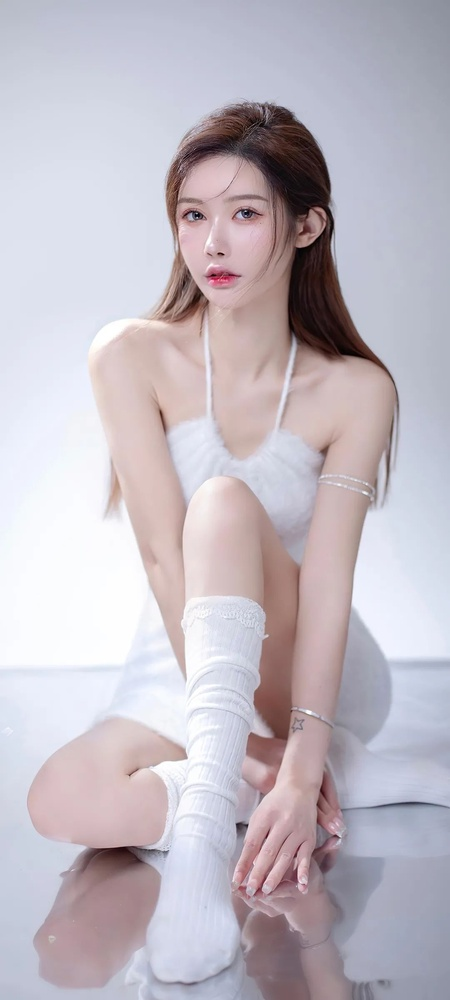
#> input picture python_opencv/datas/pictures/20211107105519.jpg, 450 x 1000 px, shrunk from 1080 x 2400 before the run
$ python 005_face_detection.py
#> lines starting #> are read from the running program, lines starting #| are printed output that depends on the picture; after the words box and inside, x2 and y2 are one past the last pixel; in counts of white or black regions, pixels touching at a corner belong together
#> further down, img is the input picture: shape (1000, 450, 3); mean B, G, R 195, 186.3, 193.4
#!/usr/bin/env python
# encoding: utf-8
'''
@File  : 005_face_detection.py
@Date  : 2021/11/7 12:06
@Author: Cxs
@Email: Cxs1103@163.com
@Desc  :
'''
# 导入cv模块
import cv2.cv2 as cv

# 人脸检测函数
def face_detect_demo():
    gary = cv.cvtColor(img, cv.COLOR_BGR2GRAY)
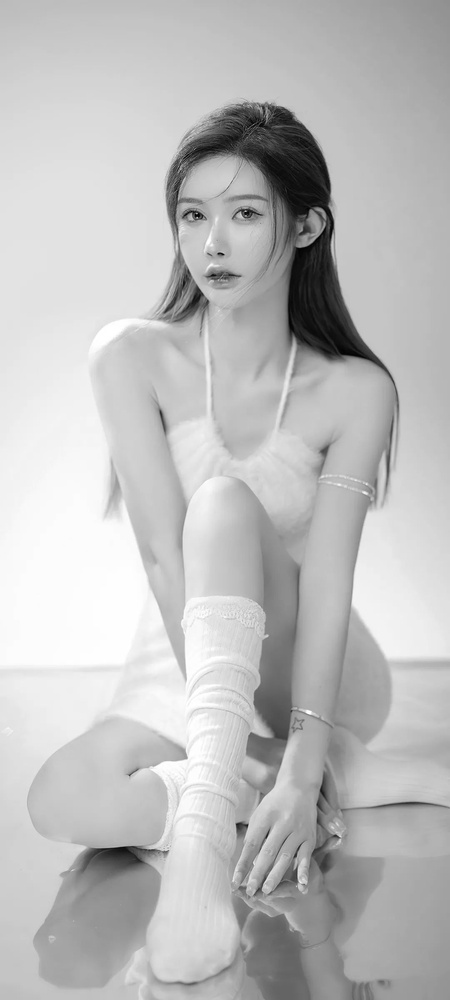
#> gary: shape (1000, 450); min 1, max 255, mean 189.4
    face_detect = cv.CascadeClassifier(
        'D:/Program Files/Python3.7/Lib/site-packages/cv2/data/haarcascade_frontalface_alt2.xml')
    face = face_detect.detectMultiScale(gary,1.01,5,0,(100,100),(300,300))
#> face = [[148, 159, 145, 145], [208, 162, 134, 134]]
    for x, y, w, h in face:
        cv.rectangle(img, (x, y), (x + w, y + h), color=(0, 0, 255), thickness=2)
#> this loop made 2 passes
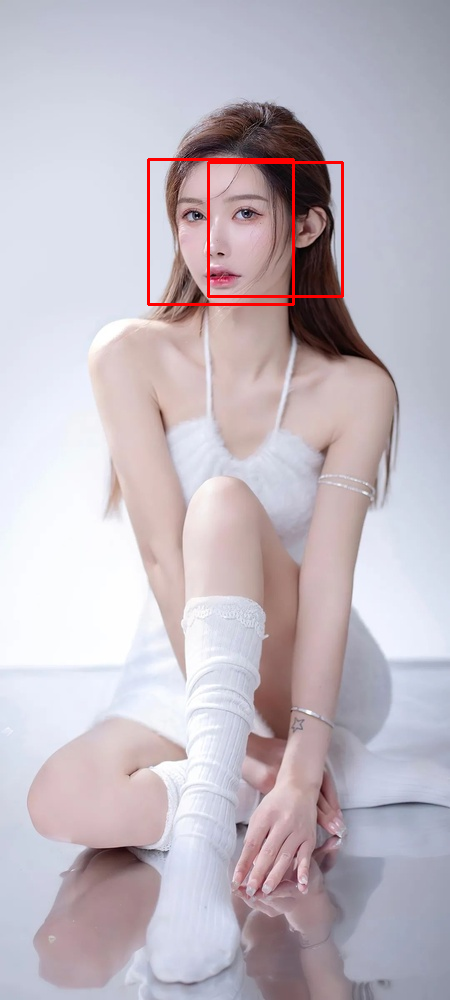
#> img: shape (1000, 450, 3); 0.74% of pixels changed, all inside (x1, y1, x2, y2) = (147, 158, 344, 306)
    cv.imshow('result', img)


# 读取图片
# img = cv.imread('./datas/pictures/20211107110136.png')
img = cv.imread('./datas/pictures/20211107105519.jpg')

# 调用检测函数
face_detect_demo()

# 等待
while True:
    if ord('q') == cv.waitKey(0):
#> (key q is pressed here)
        break

# 释放内存
cv.destroyAllWindows()

$ run again, with python_opencv/datas/pictures/20211107110136.png saved as python_opencv/datas/pictures/20211107105519.jpg
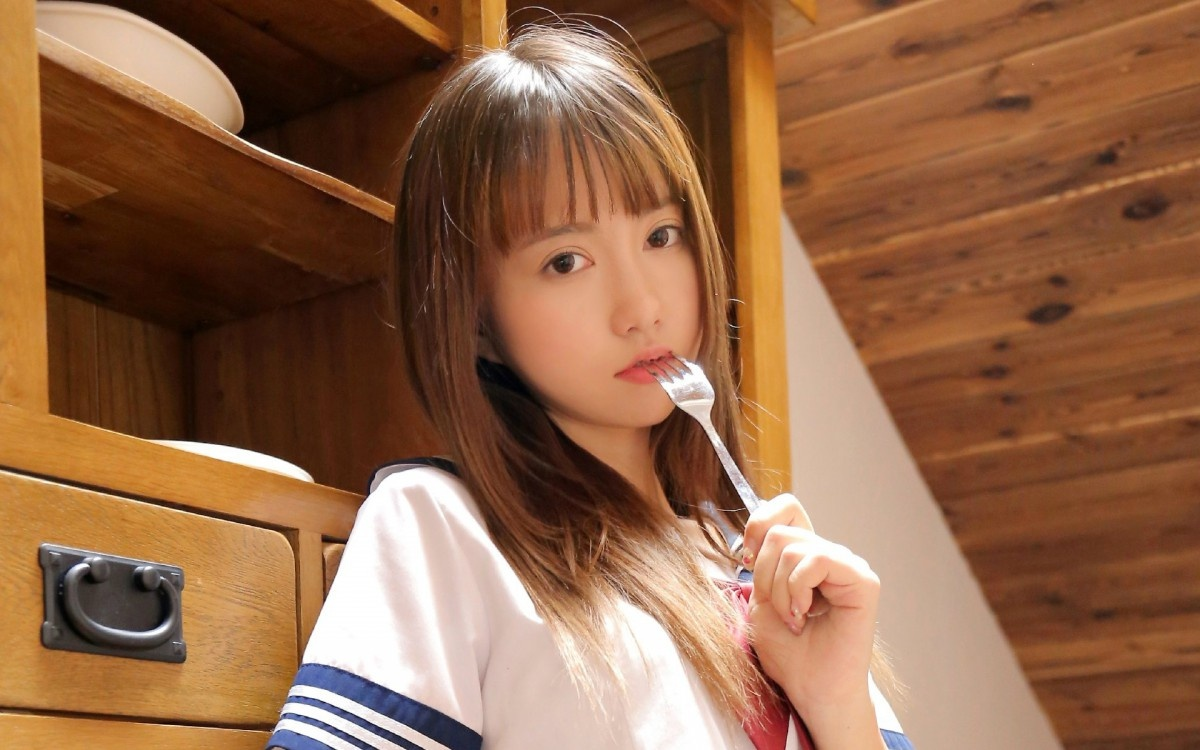
#> input picture python_opencv/datas/pictures/20211107110136.png, 1200 x 750 px
#> img is the input picture: shape (750, 1200, 3); mean B, G, R 72.1, 101.8, 146
#> in face_detect_demo, `gary = cv.cvtColor(img, cv.COLOR_BGR2GRAY)`:
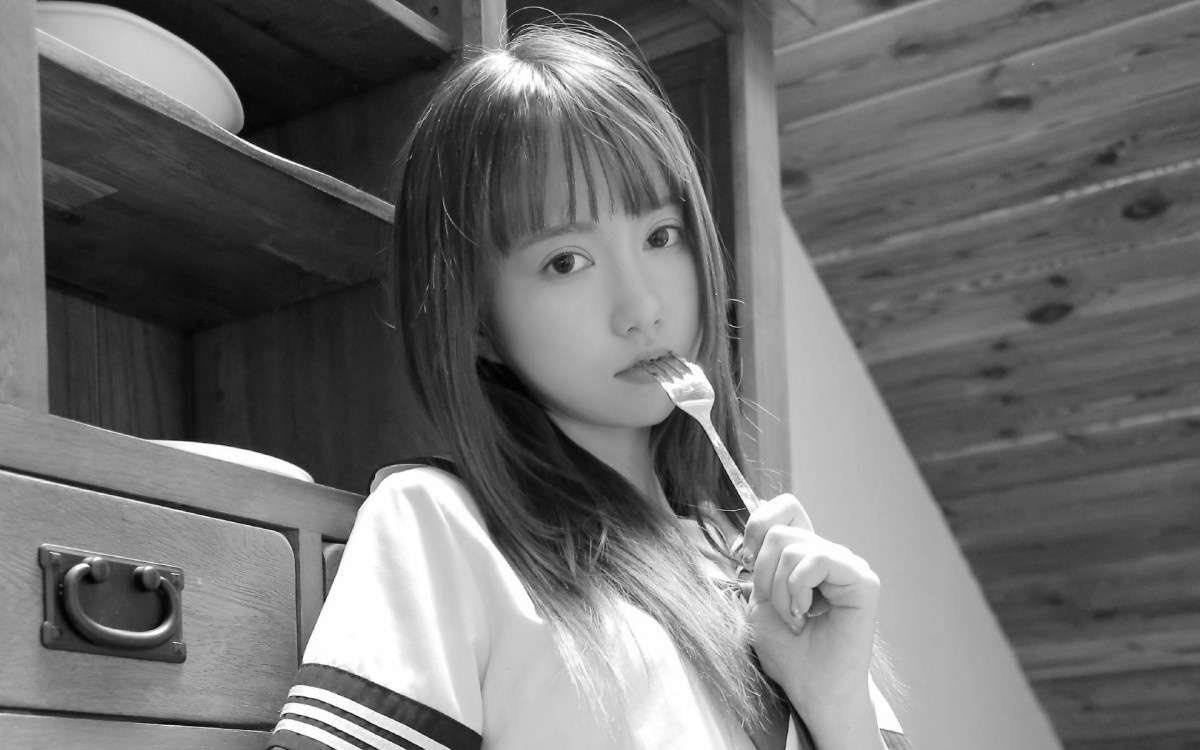
#> gary: shape (750, 1200); min 1, max 255, mean 111.7
#> face = [[493, 164, 262, 262]]
#> the loop in face_detect_demo, `for x, y, w, h in face:` made 1 pass
#> after the loop in face_detect_demo, `for x, y, w, h in face:`:
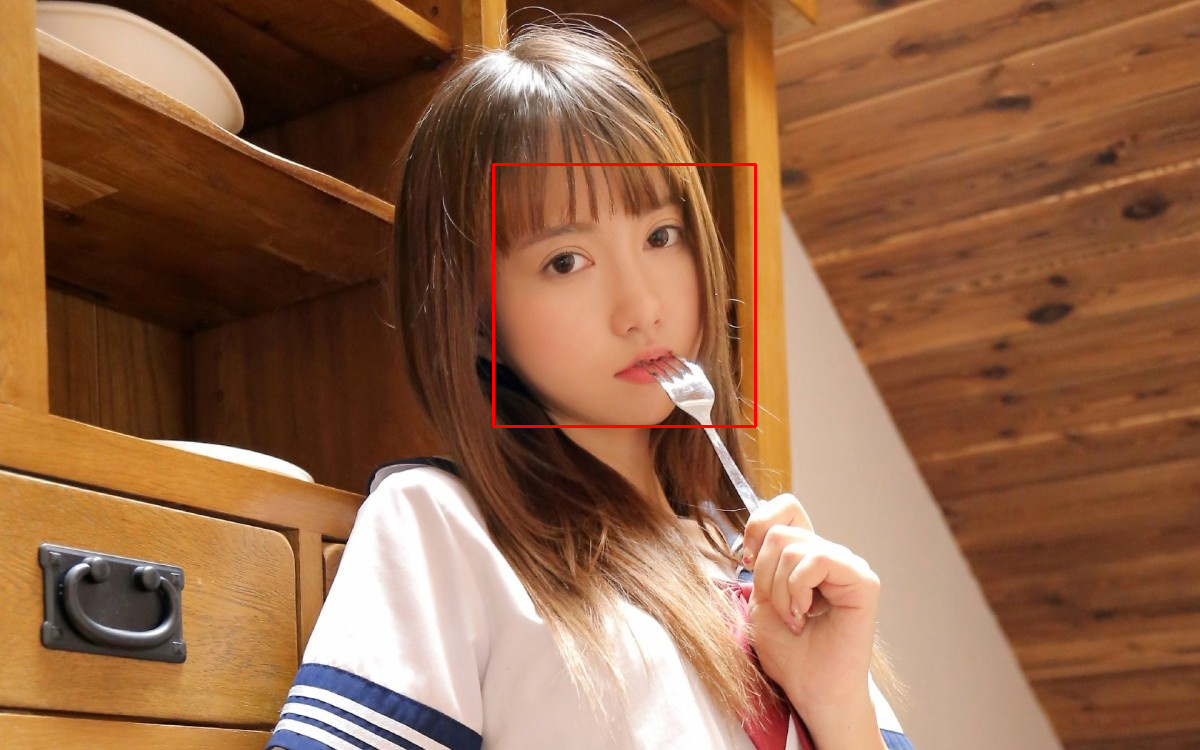
#> img: shape (750, 1200, 3); 0.35% of pixels changed, all inside (x1, y1, x2, y2) = (492, 163, 757, 428)
